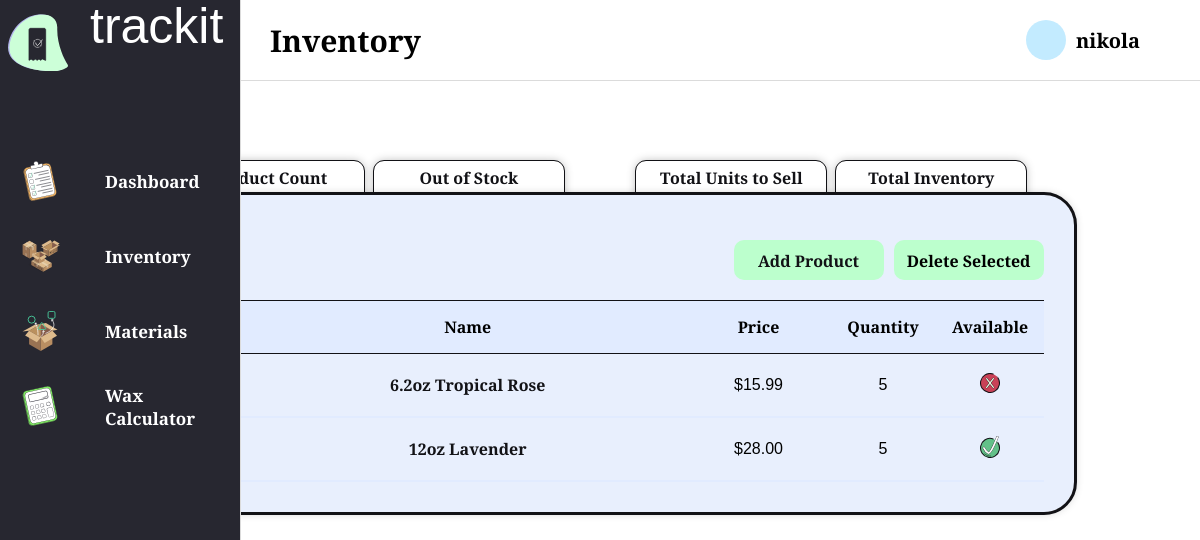
Screenshot of /inventory/ (signed in) with the database file from the repository.
### inventory/models.py (models this page shows, shortened)
class Product(models.Model):
    user = models.ForeignKey(User, on_delete=models.CASCADE)
    name = models.CharField(max_length=100)
    classification = models.CharField(max_length=15)
    container = models.CharField(max_length=50)
    fragrance = models.CharField(max_length=50)
    wax_type = models.CharField(max_length=50)
    wick_size = models.CharField(max_length=20)
    price = models.DecimalField(max_digits=5, decimal_places=2)
    quantity = models.IntegerField()
    in_stock = models.BooleanField()
    date = models.DateTimeField(auto_now_add=True)
    product_image = models.ImageField(upload_to='product_images/', default='product_images/product_default4.svg', blank=True)
    recipe = models.ForeignKey(Recipe, on_delete=models.SET_NULL, null=True, blank=True, related_name='products')

### inventory/views.py (the view)
# urls.py: path('inventory/', include('inventory.urls')),
@login_required(login_url="/users/login/")
def inventory(request):
    if request.method == 'POST':
        selected_products = request.POST.getlist('selected_products')
        for product_id in selected_products:
            product = get_object_or_404(Product, id=product_id, user=request.user)
            product.delete()
        return redirect('/inventory')
    products = Product.objects.filter(user=request.user)
    product_count = products.count()
    out_of_stock = Product.objects.filter(quantity=0,user=request.user).count()
    quantity_total = 0
    for product in Product.objects.filter(user=request.user):
        quantity_total += product.quantity
    total_value = 0
    for product in Product.objects.filter(user=request.user):
        total_value += product.price * product.quantity
    return render(request, "inventory/inventory.html", {
        'products':products,
        'product_count': product_count,
        'out_of_stock' : out_of_stock,
        'quantity_total':quantity_total,
        'total_value':total_value
    })

### Application/views.py (called while the page is built)
def get_username(request):
    if request.user.is_authenticated:
        return {'username': request.user.username}
    return {'username': None}

### inventory/templates/inventory/inventory.html (shortened to what this page needs)
{% extends 'layout.html' %}
{% load static %}
{% block header %}
    Inventory
{% endblock %}
{% block content %}
    <div class="inv_page_container">
        {% if product_count == 0 %}
            <div class="empty-inventory-container">
                <h2>
                    No Products Available in Inventory <br>
                </h2>
                <div class="empty-inventory_page-form" >
                    <img src="{% static 'empty_inv.svg' %}" alt="Logo" class="empty_inv_svg">
                </div >
                <div>
                    <a href="{% url 'inventory:add_product' %}" class="btn">Add Product</a>
                </div>
            </div>
        {% else %}
            <div class="inv_page_container-stats">
                <div class="left-group">
                    <div class="inventory_page-form-small" >
                        <p class="stat_title">
                            Product Count
                        </p>
                        <p class="stat_number">
                        </p>
                    </div>
                    <div class="inventory_page-form-small" >
                        <p class="stat_title">
                            Out of Stock
                        </p>
                        <p class="stat_number">
                        </p>
                    </div>
                </div>
                <div class="right-group" >
                    <div class="inventory_page-form-small">
                        <p class="stat_title">
                            Total Units to Sell
                        </p>
                        <p class="stat_number">
                        </p>
                    </div>
                    <div class="inventory_page-form-small" style="align-self: end;">
                        <p class="stat_title">
                            Total Inventory Value
                        </p>
                        <p class="stat_number">
                        </p>
                    </div>
                </div>
            </div>
            <div class="inventory_page-form">
                <div class="inv-btn-container">
                    <a href="{% url 'inventory:add_product' %}" class="btn">Add Product</a>
                    <button id="delete_button" type="button" class = 'btn'>Delete Selected</button>
                </div>
                <form id="delete_form" method="post" action="{% url 'inventory:inventory' %}" enctype="multipart/form-data">
                    <table>
                        <thead>
                            <tr>
                                <th style="width: 3%;"></th>
                                <th style="width: 7%;"></th>
                                <th style="width: 50%;">Name</th>
                                <th style="width: 16%;">Price</th>
                                <th style="width: 12%;">Quantity</th>
                                <th style="width: 12%;">Available</th>
                            </tr>
                        </thead>
                        <tbody>
                            {% for product in products %}
                                <tr>
                                    <td>
                                        <input type="checkbox" class="form-check-input-select" name="selected_products" value="{{ product.id }}">
                                    </td>
                                    <td>
                                        <a class="no_underline" href="{% url 'inventory:product_page' id=product.id name=product.name %}">
                                            <img src="{{ product.product_image.url }}" alt="📦" class="default_product_icon">
                                        </a>
                                    </td>
                                    <td>
                                        <a class="no_underline" href="{% url 'inventory:product_page' id=product.id name=product.name %}">
                                            {{ product.name }}
                                        </a>
                                    </td>
                                    <td>${{ product.price }}</td>
                                    <td>{{ product.quantity }}</td>
                                    <td>{% if product.in_stock == True %}<img src="{% static 'check.svg' %}" alt="Logo" class="boolean_icon">
                                        {% else %}
                                        <img src="{% static 'x.svg' %}" alt="Logo" class="boolean_icon">
                                        {% endif %}
                                    </td>
                                </tr>
                            {% endfor %}
                        </tbody>
                    </table>
                </form>
            </div>
        {% endif %}
    </div>
{% endblock %}

### templates/layout.html (shortened to what this page needs)
<!DOCTYPE html>
{% load static %}
<html lang="en">
<head>
    <link rel="stylesheet" href="{% static 'css/style.css' %}">
</head>
<body {% block body_class %} class="using-mouse" {% endblock %}>
    <div class="navbar" id="navbar">
        <div class="sidebar-logo-container">
            <a href="{% url 'dashboard:dashboard' %}">
                <img src="{% static 'logo1.svg' %}" alt="Logo" class="sidebar-logo">
            </a>
        </div>
        <nav class="icon-container">
            <ul class="icon-list">
                <li class="icon">
                    <a href="{% url 'dashboard:dashboard' %}" title="Dashboard">
                        <img src="{% static 'clipboard_simple.svg' %}" alt="Dashboard page link">
                    </a>
                </li>
                <li class="icon">
                    <a href="{% url 'inventory:inventory' %}" title="Inventory">
                        <img src="{% static 'inventory3.svg' %}" alt="Inventory page link">
                    </a>
                </li>
                <li class="icon">
                    <a href="{% url 'inventory:components' %}" title="Materials">
                        <img src="{% static 'components_icon2.svg' %}" alt="Materials page link">
                    </a>
                </li>
                <li class="icon">
                    <a href="{% url 'calculator:calculator' %}" title="Wax Calculator">
                        <img src="{% static 'calculator.svg' %}" alt="Wax calculator page link">
                    </a>
                </li>
            </ul>
        </nav>
    </div>
    <header class="header">
            <div class="page-name-container">
            {% block header %}
            {% endblock %}
            </div>
        <div class="username">
            <div class="user-circle"></div>
            <div style="font-weight:bold; font-size:20px;">{{ username }}</div>
        </div>
    </header>
    <div class="main-content">
        {% block content %}
        {% endblock %}
    </div>
</body>
</html>

### rows the page displays
Product: product_image (picture), name "6.2oz Tropical Rose", price "15.99", quantity "5", in_stock False (drawn)
Product: product_image (placeholder picture), name "12oz Lavender", price "28.00", quantity "5", in_stock True (drawn)

### other values shown
{{ username }} "nikola"
